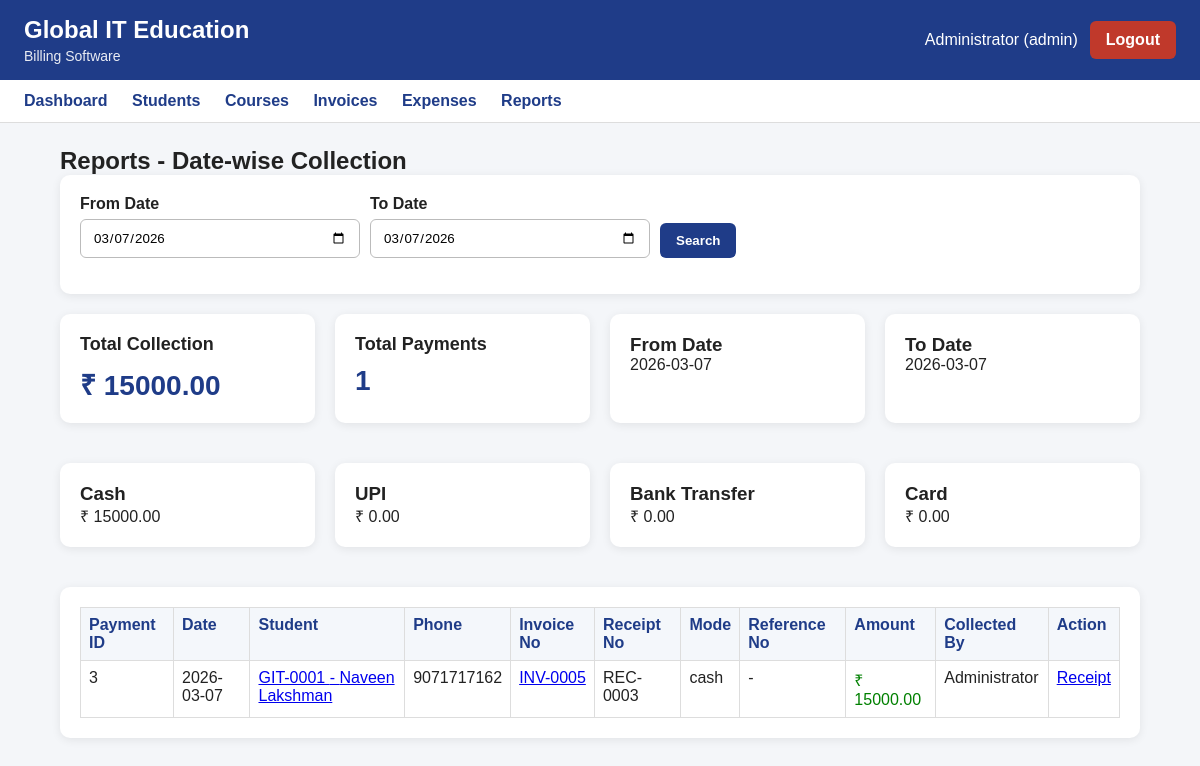
Page /reports/date-wise-collection (signed in) on the earlier database version.
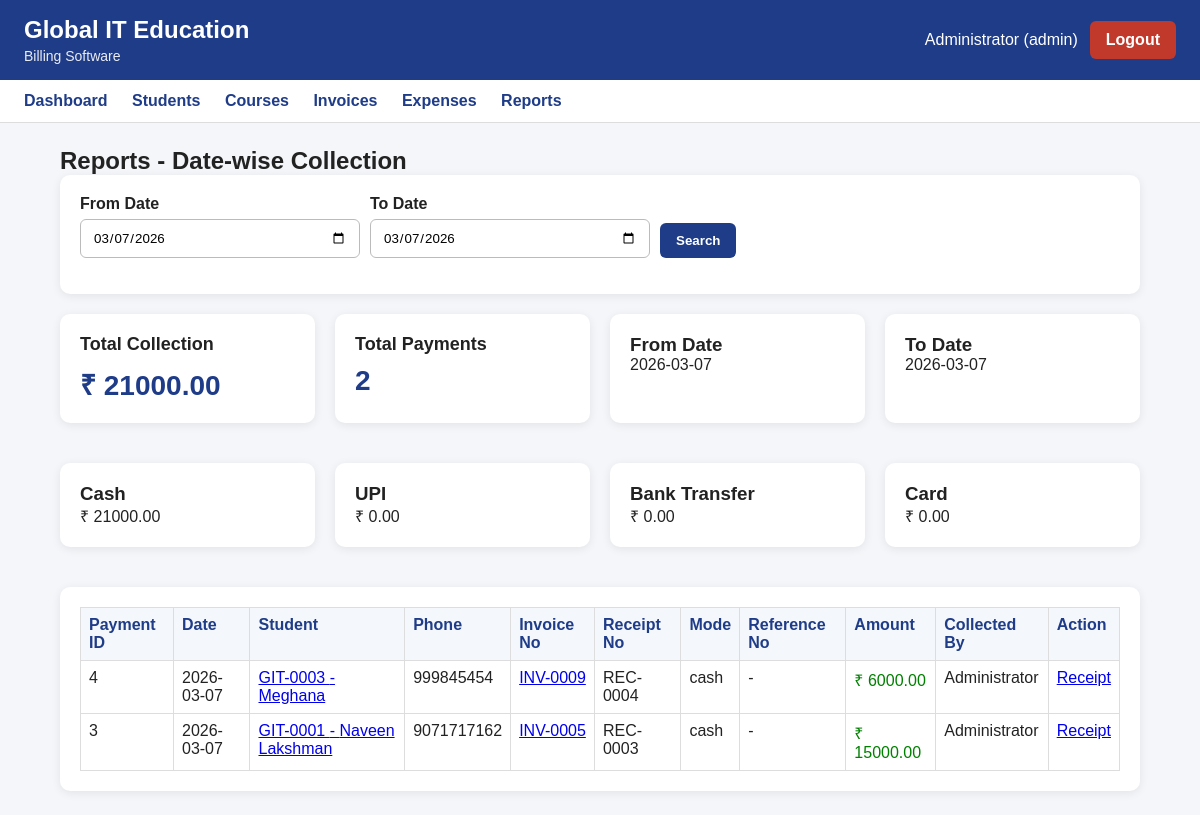
Same page on the later database version.
### tables this page shows
CREATE TABLE receipts (
            id INTEGER PRIMARY KEY AUTOINCREMENT,
            receipt_no TEXT NOT NULL UNIQUE,
            payment_id INTEGER NOT NULL UNIQUE,
            receipt_date TEXT NOT NULL,
            amount_received REAL NOT NULL DEFAULT 0,
            created_by INTEGER NOT NULL,
            created_at TEXT NOT NULL,
            FOREIGN KEY (payment_id) REFERENCES payments(id) ON DELETE CASCADE,
            FOREIGN KEY (created_by) REFERENCES users(id)
        );

CREATE TABLE payments (
            id INTEGER PRIMARY KEY AUTOINCREMENT,
            invoice_id INTEGER NOT NULL,
            payment_date TEXT NOT NULL,
            amount_paid REAL NOT NULL DEFAULT 0,
            payment_mode TEXT NOT NULL
                CHECK(payment_mode IN ('cash', 'upi', 'bank_transfer', 'card')),
            reference_no TEXT,
            notes TEXT,
            collected_by INTEGER NOT NULL,
            created_at TEXT NOT NULL, branch_id INTEGER,
            FOREIGN KEY (invoice_id) REFERENCES invoices(id) ON DELETE CASCADE,
            FOREIGN KEY (collected_by) REFERENCES users(id)
        );

CREATE TABLE students (
            id INTEGER PRIMARY KEY AUTOINCREMENT,
            student_code TEXT NOT NULL UNIQUE,
            full_name TEXT NOT NULL,
            phone TEXT NOT NULL,
            email TEXT,
            address TEXT,
            joined_date TEXT NOT NULL,
            status TEXT NOT NULL DEFAULT 'active'
                CHECK(status IN ('active', 'completed', 'dropped')),
            created_at TEXT NOT NULL,
            updated_at TEXT
        , branch_id INTEGER);

CREATE TABLE invoices (
            id INTEGER PRIMARY KEY AUTOINCREMENT,
            invoice_no TEXT NOT NULL UNIQUE,
            student_id INTEGER NOT NULL,
            invoice_date TEXT NOT NULL,
            subtotal REAL NOT NULL DEFAULT 0,
            discount_type TEXT NOT NULL DEFAULT 'none'
                CHECK(discount_type IN ('none', 'fixed', 'percentage')),
            discount_value REAL NOT NULL DEFAULT 0,
            discount_amount REAL NOT NULL DEFAULT 0,
            total_amount REAL NOT NULL DEFAULT 0,
            installment_type TEXT NOT NULL DEFAULT 'full'
                CHECK(installment_type IN ('full', 'custom')),
            notes TEXT,
            status TEXT NOT NULL DEFAULT 'unpaid'
                CHECK(status IN ('unpaid', 'partially_paid', 'paid', 'cancelled')),
            created_by INTEGER NOT NULL,
            created_at TEXT NOT NULL,
            updated_at TEXT, branch_id INTEGER,
            FOREIGN KEY (student_id) REFERENCES students(id),
            FOREIGN KEY (created_by) REFERENCES users(id)
        );

CREATE TABLE users (
            id INTEGER PRIMARY KEY AUTOINCREMENT,
            full_name TEXT NOT NULL,
            username TEXT NOT NULL UNIQUE,
            password_hash TEXT NOT NULL,
            role TEXT NOT NULL CHECK(role IN ('admin', 'staff')),
            phone TEXT,
            is_active INTEGER NOT NULL DEFAULT 1,
            created_at TEXT NOT NULL,
            updated_at TEXT
        , branch_id INTEGER, can_view_all_branches INTEGER NOT NULL DEFAULT 1);

### app.py (the view)
@app.route("/reports/date-wise-collection", methods=["GET"])
@login_required
def date_wise_collection_report():
    conn = get_conn()
    cur = conn.cursor()
    from_date = request.args.get("from_date", "").strip()
    to_date = request.args.get("to_date", "").strip()
    branch_id = request.args.get("branch_id", "").strip()
    today = datetime.today().strftime("%Y-%m-%d")
    if not from_date:
        from_date = today
    if not to_date:
        to_date = today
    cur.execute("""
        SELECT *
        FROM branches
        WHERE is_active = 1
        ORDER BY branch_name
    """)
    branches = cur.fetchall()
    query = """
        SELECT
            payments.id AS payment_id,
            payments.payment_date,
            payments.amount_paid,
            payments.payment_mode,
            payments.reference_no,
            payments.notes,
            payments.branch_id,

            invoices.id AS invoice_id,
            invoices.invoice_no,

            students.id AS student_id,
            students.student_code,
            students.full_name,
            students.phone,

            receipts.receipt_no,

            users.full_name AS collected_by_name,
            branch_master.branch_name

        FROM payments
        JOIN invoices
            ON payments.invoice_id = invoices.id
        JOIN students
            ON invoices.student_id = students.id
        LEFT JOIN receipts
            ON receipts.payment_id = payments.id
        LEFT JOIN users
            ON payments.collected_by = users.id
        LEFT JOIN branches AS branch_master
            ON payments.branch_id = branch_master.id

        WHERE payments.payment_date BETWEEN ? AND ?
    """
    params = [from_date, to_date]
    if branch_id:
        query += " AND payments.branch_id = ? "
        params.append(branch_id)
    query += " ORDER BY payments.payment_date DESC, payments.id DESC "
    cur.execute(query, params)
    rows = cur.fetchall()
    total_collection = 0.0
    total_payments = len(rows)
    cash_total = 0.0
    upi_total = 0.0
    bank_total = 0.0
    card_total = 0.0
    for row in rows:
        amount = float(row["amount_paid"] or 0)
        total_collection += amount
        mode = (row["payment_mode"] or "").lower()
        if mode == "cash":
            cash_total += amount
        elif mode == "upi":
            upi_total += amount
        elif mode == "bank_transfer":
            bank_total += amount
        elif mode == "card":
            card_total += amount
    conn.close()
    return render_template(
        "report_date_wise_collection.html",
        rows=rows,
        from_date=from_date,
        to_date=to_date,
        branch_id=branch_id,
        branches=branches,
        total_collection=total_collection,
        total_payments=total_payments,
        cash_total=cash_total,
        upi_total=upi_total,
        bank_total=bank_total,
        card_total=card_total
    )

### app.py (called while the page is built)
def login_required(route_function):
    from functools import wraps
    @wraps(route_function)
    def wrapper(*args, **kwargs):
        if "user_id" not in session:
            flash("Please login first.", "warning")
            return redirect(url_for("login"))
        return route_function(*args, **kwargs)
    return wrapper

### db.py (called while the page is built)
def get_conn():
    conn = sqlite3.connect(DB_PATH)
    conn.row_factory = sqlite3.Row
    conn.execute("PRAGMA foreign_keys = ON;")
    return conn

### templates/report_date_wise_collection.html
{% extends "base.html" %}
{% block content %}
<h2>Reports - Date-wise Collection</h2>
<div class="card">
  <form method="get" class="search-form">
    <div class="form-group">
      <label>From Date</label>
      <input type="date" name="from_date" value="{{ from_date }}">
    </div>
    <div class="form-group">
      <label>To Date</label>
      <input type="date" name="to_date" value="{{ to_date }}">
    </div>
    <div class="form-group" style="align-self:end;">
      <button type="submit" class="btn btn-primary">Search</button>
    </div>
  </form>
</div>
<div class="grid">
  <div class="card stat-card">
    <h3>Total Collection</h3>
    <p>₹ {{ "%.2f"|format(total_collection or 0) }}</p>
  </div>
  <div class="card stat-card">
    <h3>Total Payments</h3>
    <p>{{ total_payments }}</p>
  </div>
  <div class="card">
    <h3>From Date</h3>
    <p>{{ from_date }}</p>
  </div>
  <div class="card">
    <h3>To Date</h3>
    <p>{{ to_date }}</p>
  </div>
</div>
<div class="grid">
  <div class="card">
    <h3>Cash</h3>
    <p>₹ {{ "%.2f"|format(cash_total or 0) }}</p>
  </div>
  <div class="card">
    <h3>UPI</h3>
    <p>₹ {{ "%.2f"|format(upi_total or 0) }}</p>
  </div>
  <div class="card">
    <h3>Bank Transfer</h3>
    <p>₹ {{ "%.2f"|format(bank_total or 0) }}</p>
  </div>
  <div class="card">
    <h3>Card</h3>
    <p>₹ {{ "%.2f"|format(card_total or 0) }}</p>
  </div>
</div>
<div class="card">
  <table border="1" width="100%" cellpadding="10" class="billing-table">
    <tr>
      <th>Payment ID</th>
      <th>Date</th>
      <th>Student</th>
      <th>Phone</th>
      <th>Invoice No</th>
      <th>Receipt No</th>
      <th>Mode</th>
      <th>Reference No</th>
      <th>Amount</th>
      <th>Collected By</th>
      <th>Action</th>
    </tr>
    {% for row in rows %}
    <tr>
      <td>{{ row.payment_id }}</td>
      <td>{{ row.payment_date }}</td>
      <td>
        <a href="{{ url_for('student_profile', student_id=row.student_id) }}">
          {{ row.student_code }} - {{ row.full_name }}
        </a>
      </td>
      <td>{{ row.phone or "-" }}</td>
      <td>
        <a href="{{ url_for('invoice_view', invoice_id=row.invoice_id) }}">
          {{ row.invoice_no }}
        </a>
      </td>
      <td>{{ row.receipt_no or "-" }}</td>
      <td>{{ row.payment_mode }}</td>
      <td>{{ row.reference_no or "-" }}</td>
      <td style="color:green;">
        ₹ {{ "%.2f"|format(row.amount_paid or 0) }}
      </td>
      <td>{{ row.collected_by_name or "-" }}</td>
      <td>
        <a href="{{ url_for('receipt_view', payment_id=row.payment_id) }}">Receipt</a>
      </td>
    </tr>
    {% else %}
    <tr>
      <td colspan="11" style="text-align:center;">No collections found for selected date range.</td>
    </tr>
    {% endfor %}
  </table>
</div>
{% endblock %}

Differences in the rows shown:
added receipts: payment_id "4", payment_date "2026-03-07", student_code "GIT-0003", full_name "Meghana", phone "999845454", invoice_no "INV-0009", receipt_no "REC-0004", payment_mode "cash", reference_no "-", full_name "Administrator"
added payments: amount_paid "6000.00"
Other differences:
{{ "%.2f"|format(total_collection or 0) }}: "15000.00" → "21000.00"
{{ total_payments }}: "1" → "2"
{{ "%.2f"|format(cash_total or 0) }}: "15000.00" → "21000.00"
